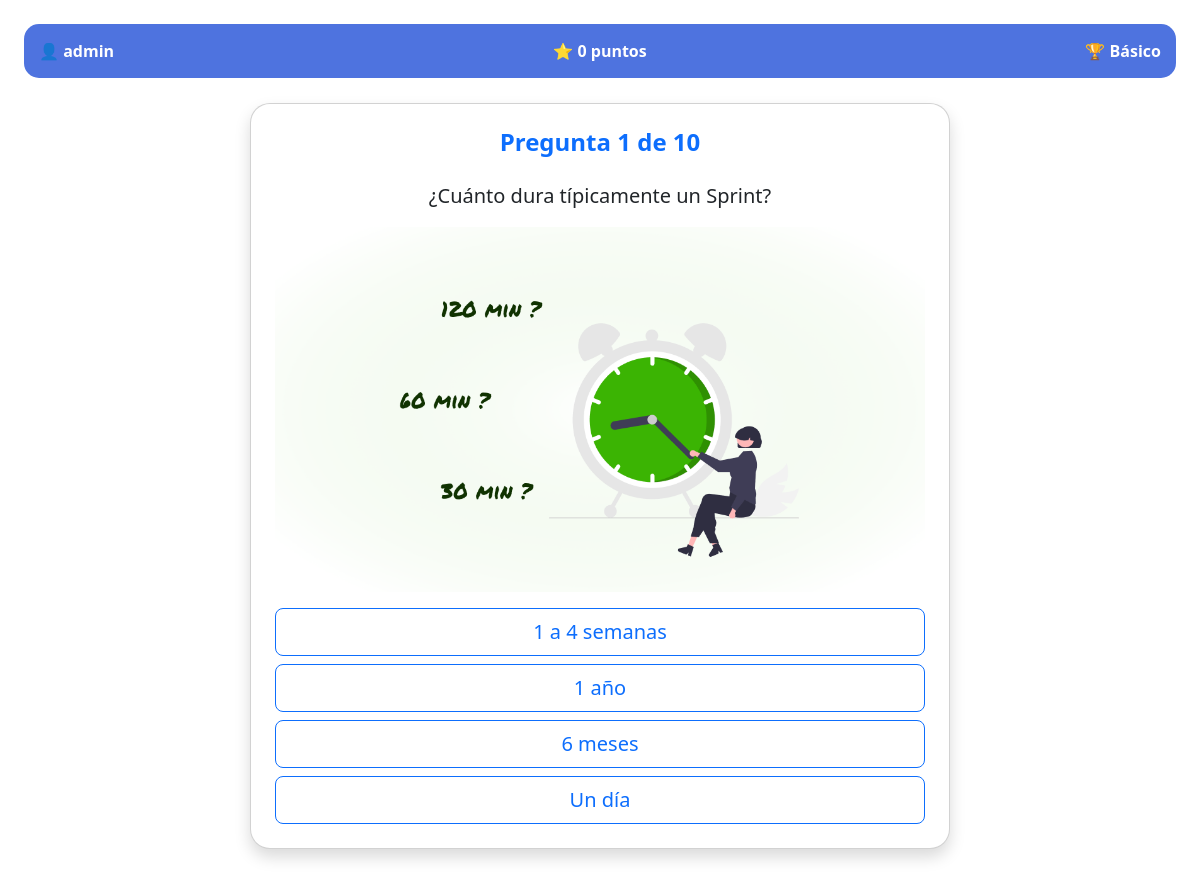
The app's page /jugar.php (signed in) with its own data.
### tables this page shows
CREATE TABLE `usuarios` (
  `id` int(11) NOT NULL,
  `usuario` varchar(100) NOT NULL,
  `email` varchar(150) NOT NULL,
  `password_hash` varchar(255) DEFAULT NULL,
  `rol_id` int(11) NOT NULL,
  `aprobado` tinyint(1) NOT NULL DEFAULT 0,
  `puntos` int(11) NOT NULL,
  `creado_en` datetime DEFAULT current_timestamp()
);

CREATE TABLE `preguntas` (
  `id` int(11) NOT NULL,
  `nivel_id` int(11) NOT NULL,
  `tema` varchar(150) NOT NULL,
  `texto` text NOT NULL,
  `opcion_a` text NOT NULL,
  `opcion_b` text NOT NULL,
  `opcion_c` text NOT NULL,
  `opcion_d` text NOT NULL,
  `opcion_correcta` char(1) NOT NULL,
  `puntos` int(11) NOT NULL,
  `imagenes` varchar(225) DEFAULT NULL,
  `creado_por` int(11) DEFAULT NULL,
  `creado_en` datetime NOT NULL DEFAULT current_timestamp()
);

### jugar.php (the view, shortened to what this page needs)
<?php
require 'config/conexion.php';
$umbral_intermedio = 500;
$umbral_alto = 1200;
$userId = $_SESSION['usuario_id'];
$stmt = $pdo->prepare("SELECT usuario, puntos FROM usuarios WHERE id = ?");
$stmt->execute([$userId]);
$userRow = $stmt->fetch(PDO::FETCH_ASSOC);
$nombreUsuario = $userRow['usuario'];
$acumulado = (int)$userRow['puntos'];
if ($acumulado >= $umbral_alto) {
    $nivel = 3;  $nivelNombre = "Alto";
} elseif ($acumulado >= $umbral_intermedio) {
    $nivel = 2;  $nivelNombre = "Intermedio";
} else {
    $nivel = 1;  $nivelNombre = "Básico";
}
$porNivel = [1 => 10, 2 => 13, 3 => 15];
if (isset($_GET['start']) || !isset($_SESSION['partida']) || $_SESSION['partida']['nivel'] != $nivel) {
    $required = $porNivel[$nivel];
  $sql = "SELECT id, texto, opcion_a, opcion_b, opcion_c, opcion_d, opcion_correcta, puntos, imagenes
        FROM preguntas
        WHERE nivel_id = ?
        ORDER BY RAND()
        LIMIT ?";
  $stmt = $pdo->prepare($sql);
  $stmt->bindValue(1, $nivel, PDO::PARAM_INT);
  $stmt->bindValue(2, (int)$required, PDO::PARAM_INT);
  $stmt->execute();
$seleccion = $stmt->fetchAll(PDO::FETCH_ASSOC);
}
$partida = $_SESSION['partida'];
$indice = $partida['indice'];
$pregunta = $partida['preguntas'][$indice];
$total = count($partida['preguntas']);
    ?>
<!DOCTYPE html>
<html lang="es">
<head>
<link href="https://cdn.jsdelivr.net/npm/bootstrap@5.3.0/dist/css/bootstrap.min.css" rel="stylesheet">
</head>
<body class="p-4">
<div class="top-bar">
  <div class="row">
    <div class="col-md-4">👤 <strong><?= htmlspecialchars($nombreUsuario) ?></strong></div>
    <div class="col-md-4 text-center">⭐ <strong><?= $acumulado ?> puntos</strong></div>
    <div class="col-md-4 text-end">🏆 <strong><?= $nivelNombre ?></strong></div>
  </div>
</div>
<div class="card shadow p-4" style="border-radius:20px; max-width:700px; margin:auto;">
  <h4 class="fw-bold text-primary text-center">Pregunta <?= $indice+1 ?> de <?= $total ?></h4>
  <p class="mt-3 fs-5 text-center"><?= htmlspecialchars($pregunta['texto']) ?></p>
  <?php if (!empty($pregunta['imagenes'])): ?>
      <img src="img/<?= htmlspecialchars($pregunta['imagenes']) ?>" class="img-fluid mb-3">
  <?php endif; ?>
  <form method="POST">
    <div class="d-grid gap-2">
      <button name="respuesta" value="a" class="btn btn-outline-primary btn-lg">
          <?= htmlspecialchars($pregunta['opcion_a']) ?>
      </button>
      <button name="respuesta" value="b" class="btn btn-outline-primary btn-lg">
          <?= htmlspecialchars($pregunta['opcion_b']) ?>
      </button>
      <?php if (!empty($pregunta['opcion_c'])): ?>
      <button name="respuesta" value="c" class="btn btn-outline-primary btn-lg">
          <?= htmlspecialchars($pregunta['opcion_c']) ?>
      </button>
      <?php endif; ?>
      <?php if (!empty($pregunta['opcion_d'])): ?>
      <button name="respuesta" value="d" class="btn btn-outline-primary btn-lg">
          <?= htmlspecialchars($pregunta['opcion_d']) ?>
      </button>
      <?php endif; ?>
    </div>
  </form>
</div>
</body>
</html>

### jugar.php (style rules this page uses)
.top-bar { background: #4e73df; color: white; padding: 15px; border-radius: 15px; margin-bottom: 25px; }

### records on screen
usuarios: usuario "admin", puntos "0", puntos "Básico"
preguntas: texto "¿Cuánto dura típicamente un Sprint?", imagenes (picture), opcion_a "1 a 4 semanas", opcion_b "1 año", opcion_c "6 meses", opcion_d "Un día"

### other values on screen
$indice+1 "1"
$total "10"
